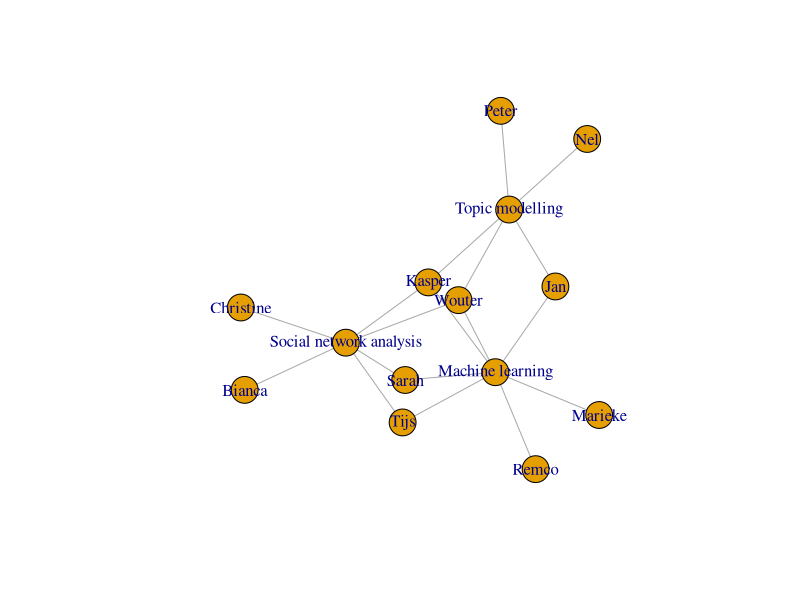
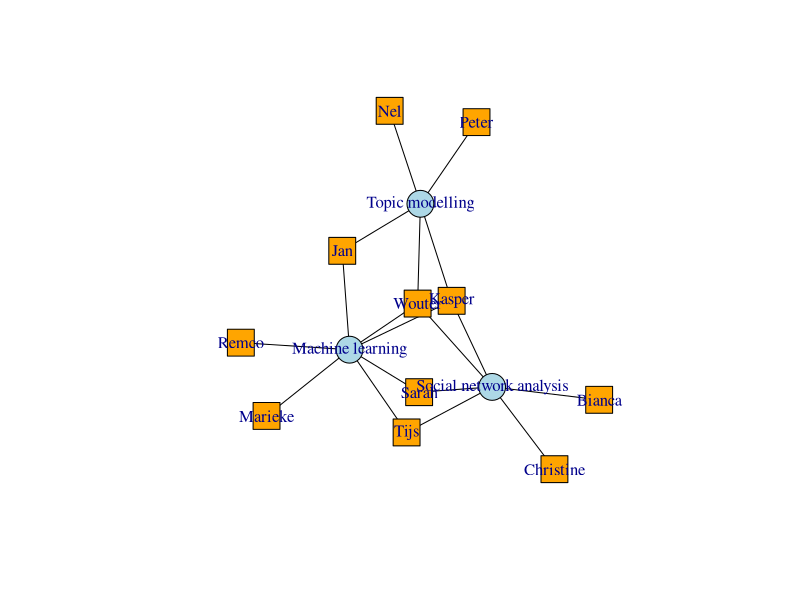

Reproduce these figures in R, in order.
library(igraph)

# Entering a two-mode matrix
twomodematrix <- matrix(c(
  1,0,0,
  1,1,1,
  1,1,1,
  1,1,0,
  1,1,0,
  0,0,1,
  0,1,0,
  0,1,0,
  0,1,1,
  0,0,1,
  1,0,0)
  ,nrow=11
  ,ncol=3
  ,byrow=TRUE)

# Giving the columns (disciplines) and rows (colleagues) names
dimnames(twomodematrix) <- list( 
  c("Christine", "Wouter", "Kasper", "Sarah", "Tijs", "Peter", "Marieke", "Remco", "Jan", "Nel", "Bianca"),
  c("Social network analysis", "Machine learning", "Topic modelling"))

twomodematrix

# Creating a two-mode network graph
twomodenetwork <- graph.incidence(twomodematrix)

twomodenetwork

# Plotting the network
plot(twomodenetwork)

# Giving the different types of nodes different colors
V(twomodenetwork)$color <- ifelse(V(twomodenetwork)$type, "lightblue", "orange")
V(twomodenetwork)$shape <- ifelse(V(twomodenetwork)$type, "circle", "square")
E(twomodenetwork)$color <- "black"

plot(twomodenetwork)
